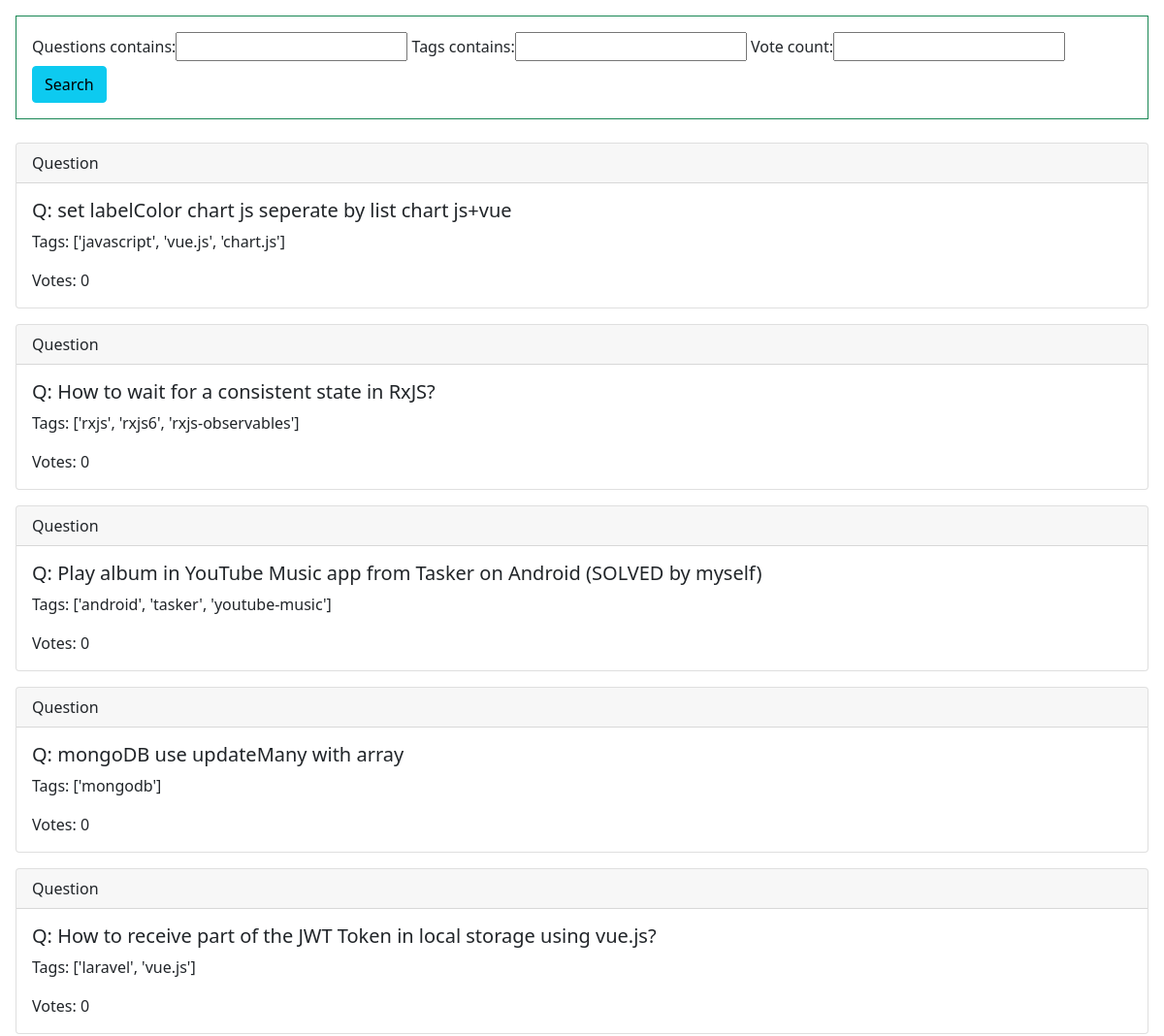
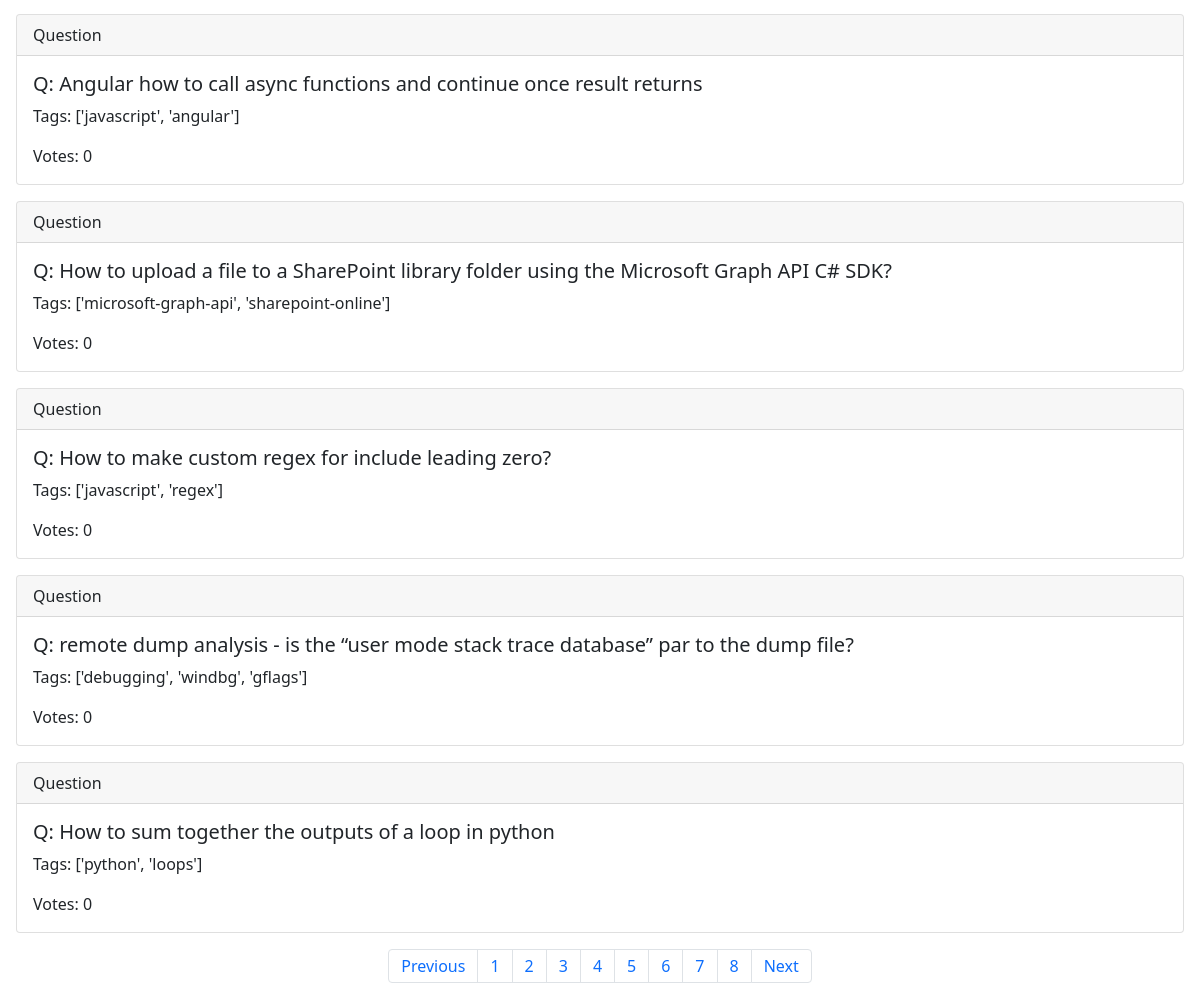
/?page=4, run on the app's committed database (2 pictures, top to bottom).
### search_app/models.py (models this page shows, shortened)
class Question(models.Model):
    questions = models.CharField(max_length=300)
    vote_count = models.IntegerField(default=0)
    views = models.CharField(max_length=50)
    tags = models.CharField(max_length=250)

### frondend/views.py (the view)
# urls.py: path('', views.search),
def search(request):
    questions = Question.objects.all()
    myFilter = QuestionFilter(request.GET, queryset=questions)
    questions = myFilter.qs
    paginator = Paginator(questions, 10)
    page_number = request.GET.get('page', 1)
    ques = paginator.get_page(page_number)
    return render(request, 'search.html', {'ques':ques, 'myFilter':myFilter})

### templates/search.html (shortened to what this page needs)
{% load static %}
<!DOCTYPE html>
<html lang="en">
<head>
    <link rel="stylesheet" href="https://stackpath.bootstrapcdn.com/bootstrap/4.4.1/css/bootstrap.min.css">
    <link href="https://cdn.jsdelivr.net/npm/bootstrap@5.1.0/dist/css/bootstrap.min.css" rel="stylesheet">
</head>
<body>
  <div class="ml-3 mt-3 mr-3 mb-4 border border-success p-3" >
      <form class="needs-validation" method="GET" action="">
            {{myFilter.form}}
          <button class="btn btn-info" type="submit">Search</button>
      </form>
  </div>
    {% for q in ques %}
    <div class="card mt-3 ml-3 mr-3">
        <div class="card-header">
         Question
        </div>
        <div class="card-body">
          <h5 class="card-title">Q: {{q.questions}}</h5>
          <p class="card-text">Tags: {{q.tags}}</p>
          <p class="card-text">Votes: {{q.vote_count}}</p>
        </div>
      </div>
      {% endfor %}
      <nav aria-label="..." class="mt-3 nav justify-content-center">
        <ul class="pagination">
            {% if ques.has_previous %}
              <li class="page-item">
                <a class="page-link" href="?page={{data.previous_page_number}}" tabindex="-1">Previous</a>
              </li>
            {% endif %}
             {% for i in ques.paginator.page_range %}
               {% if data.number == i %}
                  <li class="page-item active"><a class="page-link" href="#">{{i}}</a></li>
              {% else %}
                   <li class="page-item"><a class="page-link" href="?page={{i}}">{{i}}</a></li>
              {% endif %}
            {% endfor %}
            {% if ques.has_next %}
              <li class="page-item">
                <a class="page-link" href="?page={{data.next_page_number}}">Next</a>
              </li>
            {% endif %}
        </ul>
      </nav>
</body>
</html>

### data on the page
Question: questions "set labelColor chart js seperate by list chart js+vue", tags "['javascript', 'vue.js', 'chart.js']", vote_count "0"
Question: questions "How to wait for a consistent state in RxJS?", tags "['rxjs', 'rxjs6', 'rxjs-observables']", vote_count "0"
Question: questions "Play album in YouTube Music app from Tasker on Android (SOLVED by myself)", tags "['android', 'tasker', 'youtube-music']", vote_count "0"
Question: questions "mongoDB use updateMany with array", tags "['mongodb']", vote_count "0"
Question: questions "How to receive part of the JWT Token in local storage using vue.js?", tags "['laravel', 'vue.js']", vote_count "0"
Question: questions "Angular how to call async functions and continue once result returns", tags "['javascript', 'angular']", vote_count "0"
Question: questions "How to upload a file to a SharePoint library folder using the Microsoft Graph API C# SDK?", tags "['microsoft-graph-api', 'sharepoint-online']", vote_count "0"
Question: questions "How to make custom regex for include leading zero?", tags "['javascript', 'regex']", vote_count "0"
Question: questions "remote dump analysis - is the “user mode stack trace database” par to the dump file?", tags "['debugging', 'windbg', 'gflags']", vote_count "0"
Question: questions "How to sum together the outputs of a loop in python", tags "['python', 'loops']", vote_count "0"

### other printed values
{{ i }} "1" "2" "3" "4" "5" "6" "7" "8"
